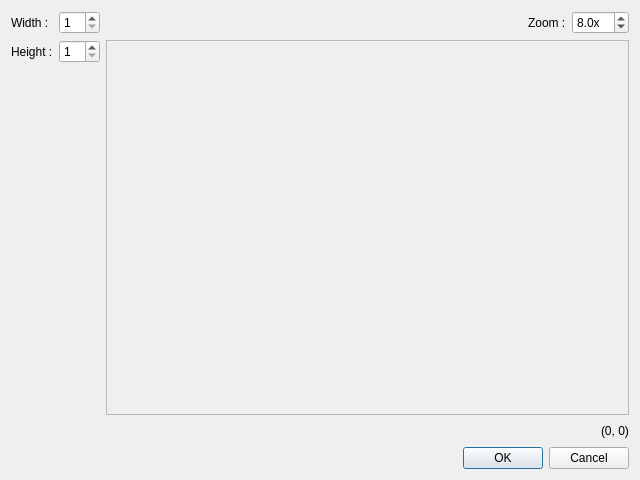
<?xml version="1.0" encoding="UTF-8"?>
<ui version="4.0">
 <class>BrushEditorDialog</class>
 <widget class="QDialog" name="BrushEditorDialog">
  <property name="geometry">
   <rect>
    <x>0</x>
    <y>0</y>
    <width>640</width>
    <height>480</height>
   </rect>
  </property>
  <property name="windowTitle">
   <string>Dialog</string>
  </property>
  <layout class="QVBoxLayout" name="verticalLayout_2">
   <item>
    <layout class="QHBoxLayout" name="horizontalLayout_3">
     <item>
      <layout class="QFormLayout" name="formLayout">
       <item row="0" column="0">
        <widget class="QLabel" name="widthLabel">
         <property name="text">
          <string>Width :</string>
         </property>
        </widget>
       </item>
       <item row="0" column="1">
        <widget class="QSpinBox" name="widthSpinBox">
         <property name="minimum">
          <number>1</number>
         </property>
         <property name="maximum">
          <number>32</number>
         </property>
        </widget>
       </item>
       <item row="1" column="0">
        <widget class="QLabel" name="heightLabel">
         <property name="text">
          <string>Height :</string>
         </property>
        </widget>
       </item>
       <item row="1" column="1">
        <widget class="QSpinBox" name="heightSpinBox">
         <property name="minimum">
          <number>1</number>
         </property>
         <property name="maximum">
          <number>32</number>
         </property>
        </widget>
       </item>
      </layout>
     </item>
     <item>
      <layout class="QVBoxLayout" name="verticalLayout">
       <item>
        <layout class="QHBoxLayout" name="horizontalLayout">
         <item>
          <spacer name="horizontalSpacer">
           <property name="orientation">
            <enum>Qt::Orientation::Horizontal</enum>
           </property>
           <property name="sizeHint" stdset="0">
            <size>
             <width>40</width>
             <height>20</height>
            </size>
           </property>
          </spacer>
         </item>
         <item>
          <widget class="QLabel" name="zoomLabel">
           <property name="text">
            <string>Zoom :</string>
           </property>
          </widget>
         </item>
         <item>
          <widget class="QDoubleSpinBox" name="zoomDoubleSpinBox">
           <property name="suffix">
            <string>x</string>
           </property>
           <property name="decimals">
            <number>1</number>
           </property>
           <property name="minimum">
            <double>1.000000000000000</double>
           </property>
           <property name="maximum">
            <double>32.000000000000000</double>
           </property>
           <property name="singleStep">
            <double>0.100000000000000</double>
           </property>
           <property name="value">
            <double>8.000000000000000</double>
           </property>
          </widget>
         </item>
        </layout>
       </item>
       <item>
        <widget class="QScrollArea" name="scrollArea">
         <property name="widgetResizable">
          <bool>true</bool>
         </property>
         <property name="alignment">
          <set>Qt::AlignmentFlag::AlignLeading|Qt::AlignmentFlag::AlignLeft|Qt::AlignmentFlag::AlignTop</set>
         </property>
         <widget class="QWidget" name="scrollAreaWidgetContents">
          <property name="geometry">
           <rect>
            <x>0</x>
            <y>0</y>
            <width>512</width>
            <height>361</height>
           </rect>
          </property>
          <layout class="QHBoxLayout" name="horizontalLayout_4">
           <item>
            <widget class="BrushEditorWidget" name="brushEditorWidget" native="true">
             <property name="mouseTracking">
              <bool>true</bool>
             </property>
            </widget>
           </item>
          </layout>
         </widget>
        </widget>
       </item>
       <item>
        <layout class="QHBoxLayout" name="horizontalLayout_2">
         <item>
          <spacer name="horizontalSpacer_2">
           <property name="orientation">
            <enum>Qt::Orientation::Horizontal</enum>
           </property>
           <property name="sizeHint" stdset="0">
            <size>
             <width>40</width>
             <height>20</height>
            </size>
           </property>
          </spacer>
         </item>
         <item>
          <widget class="QLabel" name="cursorPositionLabel">
           <property name="text">
            <string>(0, 0)</string>
           </property>
          </widget>
         </item>
        </layout>
       </item>
      </layout>
     </item>
    </layout>
   </item>
   <item>
    <widget class="QDialogButtonBox" name="buttonBox">
     <property name="orientation">
      <enum>Qt::Orientation::Horizontal</enum>
     </property>
     <property name="standardButtons">
      <set>QDialogButtonBox::StandardButton::Cancel|QDialogButtonBox::StandardButton::Ok</set>
     </property>
    </widget>
   </item>
  </layout>
 </widget>
 <customwidgets>
  <customwidget>
   <class>BrushEditorWidget</class>
   <extends>QWidget</extends>
   <header>BrushEditorWidget.hpp</header>
   <container>1</container>
   <slots>
    <signal>cursorPositionChanged(QPoint)</signal>
    <slot>setZoom(double)</slot>
    <slot>setWidth(int)</slot>
    <slot>setHeight(int)</slot>
   </slots>
  </customwidget>
 </customwidgets>
 <resources/>
 <connections>
  <connection>
   <sender>buttonBox</sender>
   <signal>accepted()</signal>
   <receiver>BrushEditorDialog</receiver>
   <slot>accept()</slot>
   <hints>
    <hint type="sourcelabel">
     <x>227</x>
     <y>459</y>
    </hint>
    <hint type="destinationlabel">
     <x>157</x>
     <y>274</y>
    </hint>
   </hints>
  </connection>
  <connection>
   <sender>buttonBox</sender>
   <signal>rejected()</signal>
   <receiver>BrushEditorDialog</receiver>
   <slot>reject()</slot>
   <hints>
    <hint type="sourcelabel">
     <x>295</x>
     <y>465</y>
    </hint>
    <hint type="destinationlabel">
     <x>286</x>
     <y>274</y>
    </hint>
   </hints>
  </connection>
  <connection>
   <sender>brushEditorWidget</sender>
   <signal>cursorPositionChanged(QPoint)</signal>
   <receiver>BrushEditorDialog</receiver>
   <slot>setCursorPositionLabel(QPoint)</slot>
   <hints>
    <hint type="sourcelabel">
     <x>595</x>
     <y>236</y>
    </hint>
    <hint type="destinationlabel">
     <x>633</x>
     <y>239</y>
    </hint>
   </hints>
  </connection>
  <connection>
   <sender>zoomDoubleSpinBox</sender>
   <signal>valueChanged(double)</signal>
   <receiver>brushEditorWidget</receiver>
   <slot>setZoom(double)</slot>
   <hints>
    <hint type="sourcelabel">
     <x>576</x>
     <y>32</y>
    </hint>
    <hint type="destinationlabel">
     <x>568</x>
     <y>134</y>
    </hint>
   </hints>
  </connection>
  <connection>
   <sender>widthSpinBox</sender>
   <signal>valueChanged(int)</signal>
   <receiver>brushEditorWidget</receiver>
   <slot>setWidth(int)</slot>
   <hints>
    <hint type="sourcelabel">
     <x>98</x>
     <y>24</y>
    </hint>
    <hint type="destinationlabel">
     <x>142</x>
     <y>63</y>
    </hint>
   </hints>
  </connection>
  <connection>
   <sender>heightSpinBox</sender>
   <signal>valueChanged(int)</signal>
   <receiver>brushEditorWidget</receiver>
   <slot>setHeight(int)</slot>
   <hints>
    <hint type="sourcelabel">
     <x>77</x>
     <y>67</y>
    </hint>
    <hint type="destinationlabel">
     <x>163</x>
     <y>80</y>
    </hint>
   </hints>
  </connection>
 </connections>
 <slots>
  <slot>setCursorPositionLabel(QPoint)</slot>
 </slots>
</ui>
